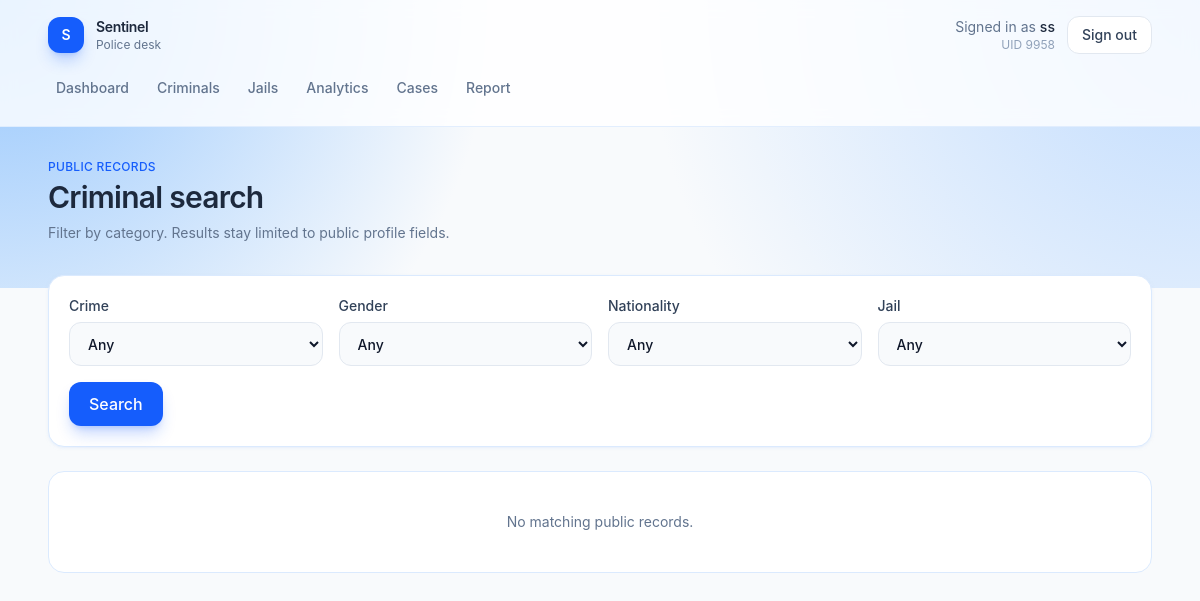
The page /search (signed in) on the database as committed earlier.
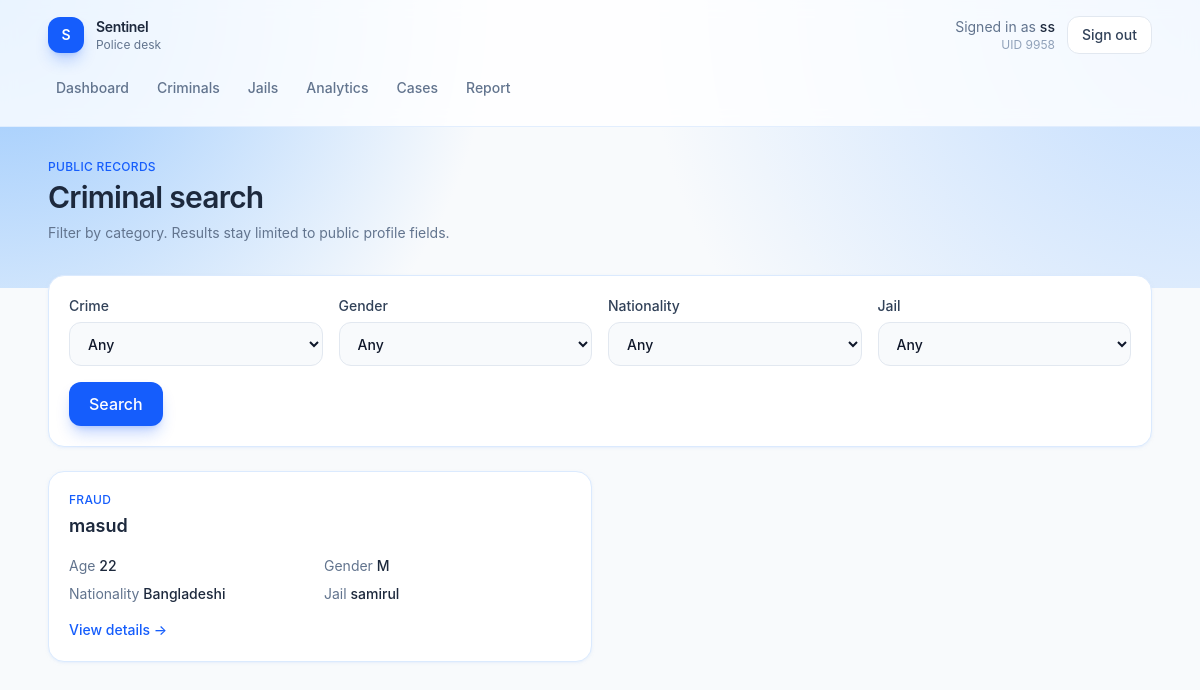
The same page on the database as committed later.
### tables this page shows
CREATE TABLE Criminal (
    CID INTEGER PRIMARY KEY,
    Name TEXT NOT NULL,
    Age INTEGER,
    Crime TEXT,
    Height REAL,
    Gender TEXT,
    Nationality TEXT,
    JID INTEGER,
    time_sentenced TEXT,
    FOREIGN KEY (JID) REFERENCES Jail(JID)
);

CREATE TABLE Jail (
    JID INTEGER PRIMARY KEY,
    Name TEXT NOT NULL,
    Location TEXT,
    Capacity INTEGER
);

### app.py (the view)
@app.route("/search" , methods=["GET"])
def search_criminals():
    if not check_login():
                return redirect("/login")
    db = get_db()
    crimes = db.execute("SELECT DISTINCT Crime FROM CRIMINAL").fetchall()
    genders = db.execute("SELECT DISTINCT Gender FROM CRIMINAL").fetchall()
    nationalities = db.execute("SELECT DISTINCT Nationality FROM CRIMINAL").fetchall()
    jail = db.execute("SELECT * FROM JAIL").fetchall()
    crime = request.args.get("crime") or ""
    gender = request.args.get("gender") or ""
    nationality = request.args.get("nationality") or ""
    jail_id = request.args.get("jail_id") or ""
    query = "SELECT c.*, j.Name as jail_name FROM CRIMINAL c LEFT JOIN JAIL j ON c.JID = j.JID where 1=1"
    params = []
    if crime:
        query += " AND c.Crime = ?"
        params.append(crime)
    if gender:
        query += " AND c.Gender = ?"
        params.append(gender)
    if nationality:
        query += " AND c.Nationality = ?"
        params.append(nationality)
    if jail_id:
        query += " AND c.JID = ?"
        params.append(jail_id)
    criminals = db.execute(query, params).fetchall()
    filters = {
            "crime": crimes,
            "gender": genders,
            "nationality": nationalities,
            "jail_id": jail_id
        }
    return render_template("search.html", results=criminals, jails=jail, crimes=crimes, genders=genders, nationalities=nationalities, filters=filters)

### app.py (called while the page is built)
def get_db():
    if "db" not in g:
        g.db = sqlite3.connect(app.config["DATABASE"])
        g.db.row_factory = sqlite3.Row
    return g.db

def check_login():
    if session.get("loggedin_UID") is None:
        return False
    return True

@app.context_processor
def inject_current_user():
    uid = session.get("loggedin_UID")
    if not uid:
        return {"user_name": "Guest"}
    name = session.get("name")
    if not name:
        db = get_db()
        row = db.execute("SELECT name FROM USER WHERE UID = ?", (uid,)).fetchone()
        name = row["name"] if row else "Guest"
        session["name"] = name
    return {"user_name": name}

@app.after_request
def disable_cache(response):
    response.headers["Cache-Control"] = "no-store, no-cache, must-revalidate, max-age=0"
    response.headers["Pragma"] = "no-cache"
    response.headers["Expires"] = "0"
    return response

### templates/search.html (shortened to what the changed rows need)
{% extends "app.html" %}
{% set filters = filters if filters is defined else {"crime": "", "gender": "", "nationality": "", "jail_id": ""} %}
{% set crimes = crimes if crimes is defined else ["Theft", "Fraud", "Assault", "Robbery", "Drug offense", "Other"] %}
{% set nationalities = nationalities if nationalities is defined else ["Bangladeshi", "Other"] %}
{% set jails = jails if jails is defined else [{"JID": 1, "Name": "Dhaka Central Jail"}, {"JID": 2, "Name": "Kashimpur Central Jail"}] %}
{% set results = results if results is defined else [
    {"CID": 101, "Name": "Karim Uddin", "Age": 31, "Crime": "Theft", "Gender": "M", "Nationality": "Bangladeshi", "jail_name": "Dhaka Central Jail"},
    {"CID": 103, "Name": "Faruk Hossain", "Age": 42, "Crime": "Robbery", "Gender": "M", "Nationality": "Bangladeshi", "jail_name": "Dhaka Central Jail"},
] %}
{% block page %}
<div class="mb-8">
    <h1 class="mt-1 text-3xl font-semibold tracking-tight text-slate-800">Criminal search</h1>
</div>
<section class="mt-6 grid gap-4 sm:grid-cols-2">
    {% if results %}
        {% for person in results %}
        <article class="rounded-2xl border border-blue-100 bg-white p-5 shadow-sm shadow-blue-100/50">
            <p class="text-xs font-medium uppercase tracking-wide text-blue-600">{{ person.Crime or "Unspecified" }}</p>
            <h2 class="mt-1 text-lg font-semibold text-slate-800">{{ person.Name }}</h2>
            <dl class="mt-4 grid grid-cols-2 gap-2 text-sm text-slate-500">
                <div>Age <span class="font-medium text-slate-800">{{ person.Age or "—" }}</span></div>
                <div>Gender <span class="font-medium text-slate-800">{{ person.Gender or "—" }}</span></div>
                <div>Nationality <span class="font-medium text-slate-800">{{ person.Nationality or "—" }}</span></div>
                <div>Jail <span class="font-medium text-slate-800">{{ person.jail_name or "—" }}</span></div>
            </dl>
            <a href="{{ url_for('criminal_detail', cid=person.CID) }}" class="mt-4 inline-flex text-sm font-medium text-blue-600 hover:text-blue-700">View details →</a>
        </article>
        {% endfor %}
    {% else %}
    <article class="rounded-2xl border border-blue-100 bg-white px-5 py-10 text-center text-sm text-slate-500 sm:col-span-2">
        No matching public records.
    </article>
    {% endif %}
</section>
{% endblock %}

Rows that differ between the two databases and show on the page:
added Criminal: Crime "FRAUD", Name "masud", Age "22", Gender "M", Nationality "Bangladeshi", Name "samirul"
Other text that changed with them:
text no longer shown: "No matching public records."
